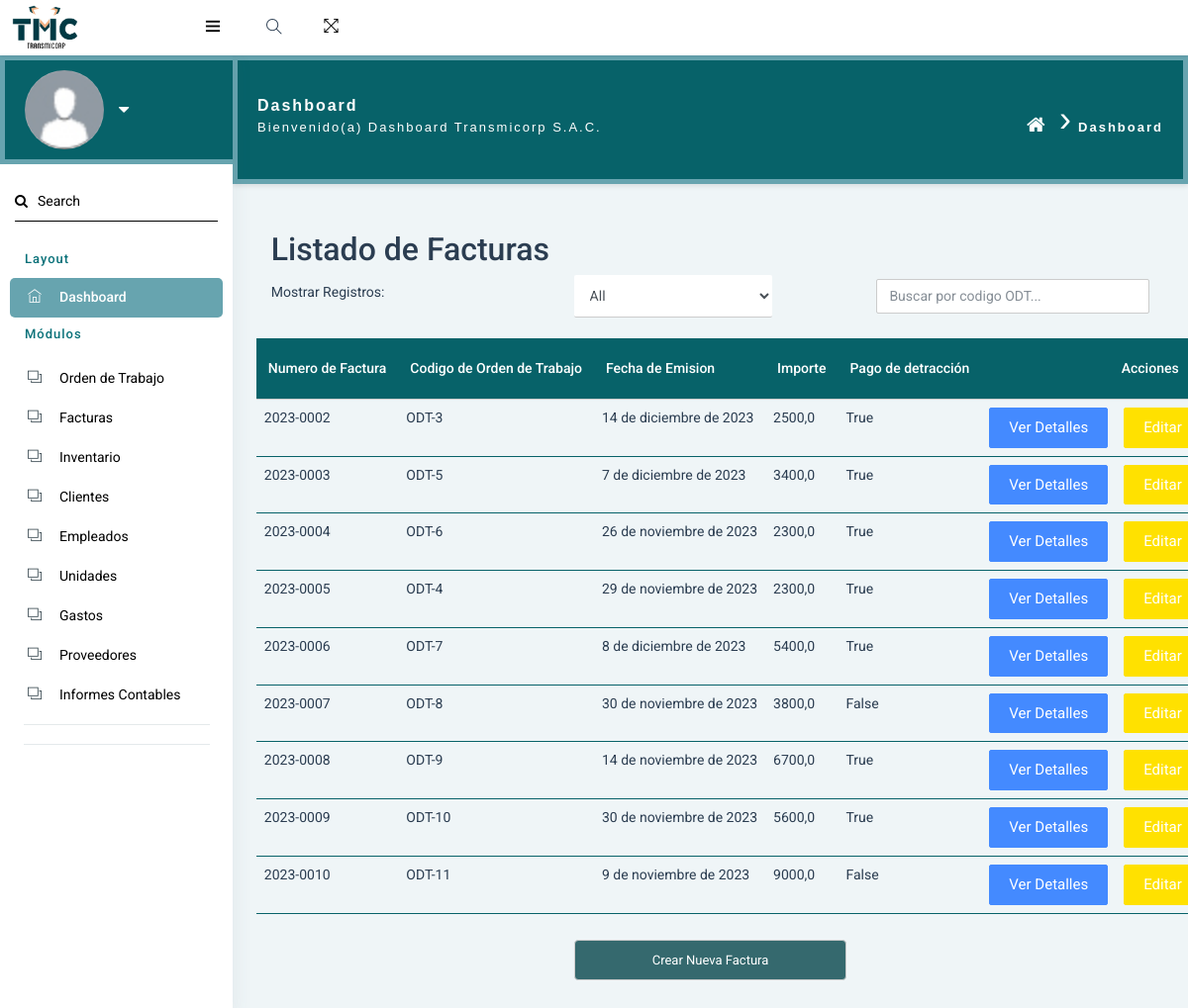
The app's page /facturas/lista/ with its own data.
### facturas/models.py (models this page shows, shortened)
class factura(models.Model):
    Orden_de_trabajo = models.OneToOneField(Orden_trabajo, on_delete=models.CASCADE)
    Fecha_Emision = models.DateField(verbose_name="Fecha de ingreso")
    Id_cliente = models.ForeignKey(
        clientes,
        on_delete=models.CASCADE,
        to_field="Ruc_Clientes",
        verbose_name="Nombre del cliente")
    Importe = models.FloatField()
    IGV = models.FloatField()
    Detraccion = models.FloatField()
    Pago_de_detraccion = models.BooleanField(verbose_name="Pago de detraccion")
    Documento_factura = models.FileField(verbose_name="Documento de factura", upload_to='archivos/')

### orden_de_trabajo/models.py (models this page shows)
class Orden_trabajo(models.Model):
    Cliente = models.ForeignKey(clientes, on_delete=models.CASCADE)
    Id_Conductor = models.ForeignKey(Empleados, on_delete=models.CASCADE)
    Id_Vehiculo = models.ForeignKey(unidades, on_delete=models.CASCADE)
    Origen = models.CharField(max_length=20)
    Destino = models.CharField(max_length=20)
    Detalles = models.CharField(max_length=20)
    Peso = models.DecimalField(max_digits=20, decimal_places=2)
    Fecha_Emision = models.DateField()
    Descripcion = models.CharField(max_length=300)
    Monto_Cotizacion = models.DecimalField(max_digits=20, decimal_places=2)
    Estado = models.BooleanField()
    Tipo_orden_de_trabajo = models.CharField(max_length=20, choices=OPCIONES_TIPO_ORDEN)
    def __str__(self):
        return f"ODT-{self.id}"

### facturas/views.py (the view)
# urls.py: path('lista/', views.lista_facturas, name='lista_facturas'),
def lista_facturas(request):
    facturas = factura.objects.all()
    return render(request, 'lista_facturas.html', {'factura': facturas})

### templates/lista_facturas.html (shortened to what this page needs)
{% extends "index.html" %}
{% load static %}
{% block content %}
<div class="container">
  <h2>Listado de Facturas</h2>
  <div class="row">
    <div class="col">
      <label for="show-entries">Mostrar Registros:</label>
    </div>
      <div class="col">
      <select id="show-entries" onchange="mostrarEntradas(this.value)" class="form-control">
        <option value="all">All</option>
      </select>
    </div>
    <div class="col">
      <input type="text" id="busqueda" placeholder="Buscar por codigo ODT..." onkeyup="buscar()" class="form-control">
    </div>
  </div>
</div>
 <table class="table" id="tabla-facturas">
   <thead>
     <tr>
       <th>Numero de Factura</th>
       <th>Codigo de Orden de Trabajo</th>
       <th>Fecha de Emision</th>
       <th>Importe</th>
       <th>Pago de detracción</th>
       <th colspan="3" style="text-align: center;">Acciones</th>
     </tr>
   </thead>
   <tbody>
     {% for factura in factura %}
       <tr>
       	 <td>2023-{{ factura.id|stringformat:"0004d" }}</td>
         <td>{{ factura.Orden_de_trabajo }}</td>
         <td>{{ factura.Fecha_Emision }}</td>
         <td>{{ factura.Importe }}</td>
         <td>{{ factura.Pago_de_detraccion }}</td>
         <td>
           <a class="btn btn-primary" href="{% url 'ver_factura' factura.pk %}">Ver detalles</a>
         </td>
         <td>
           <a class="btn btn-warning" href="{% url 'editar_factura' factura.pk %}">Editar</a>
         </td>
       </tr>
     {% endfor %}
   </tbody>
 </table>
<a class="btn-crear" href="{% url 'crear_factura' %}">Crear Nueva Factura</a>
<link rel="stylesheet" type="text/css" href="{% static 'css/green_lista.css' %}">
{% endblock %}

### frontend/build/static/css/green_lista.css (style rules this page uses)
.table { width: 100%; border-collapse: collapse; margin-top: 20px; }
.table th { color: #fff; }
.table td { padding: 8px; border-bottom: 1px solid rgb(17, 90, 110); border-color: #076269; }
.table th { background-color: #076269; }
a.btn-ver, a.btn-editar, a.btn-eliminar, a.btn-crear { display: inline-block; width: 100px; padding: 6px 6px; margin-right: 5px; border: 1px solid #ccc; background-color: #f2f2f2; color: #333; text-decoration: none; border-radius: 4px; text-align: center !important; }
a.btn-crear { display: block; margin: 0 auto; padding: 10px 20px; margin-top: 10px; background-color: #35696e !important; color: #fff; text-decoration: none; border-radius: 4px; width: 30% ; }
.container { text-align: left; margin-right: 0; }
.row { display: flex; align-items: center; }
#show-entries { width: 200px; margin-right: 10px; }
#busqueda { flex: 2; max-width: 300px; margin-right: 10px; }

### records on screen
factura: id "0002", Orden_de_trabajo "ODT-3", Fecha_Emision "14 de diciembre de 2023", Importe "2500,0", Pago_de_detraccion "True"
factura: id "0003", Orden_de_trabajo "ODT-5", Fecha_Emision "7 de diciembre de 2023", Importe "3400,0", Pago_de_detraccion "True"
factura: id "0004", Orden_de_trabajo "ODT-6", Fecha_Emision "26 de noviembre de 2023", Importe "2300,0", Pago_de_detraccion "True"
factura: id "0005", Orden_de_trabajo "ODT-4", Fecha_Emision "29 de noviembre de 2023", Importe "2300,0", Pago_de_detraccion "True"
factura: id "0006", Orden_de_trabajo "ODT-7", Fecha_Emision "8 de diciembre de 2023", Importe "5400,0", Pago_de_detraccion "True"
factura: id "0007", Orden_de_trabajo "ODT-8", Fecha_Emision "30 de noviembre de 2023", Importe "3800,0", Pago_de_detraccion "False"
factura: id "0008", Orden_de_trabajo "ODT-9", Fecha_Emision "14 de noviembre de 2023", Importe "6700,0", Pago_de_detraccion "True"
factura: id "0009", Orden_de_trabajo "ODT-10", Fecha_Emision "30 de noviembre de 2023", Importe "5600,0", Pago_de_detraccion "True"
factura: id "0010", Orden_de_trabajo "ODT-11", Fecha_Emision "9 de noviembre de 2023", Importe "9000,0", Pago_de_detraccion "False"
